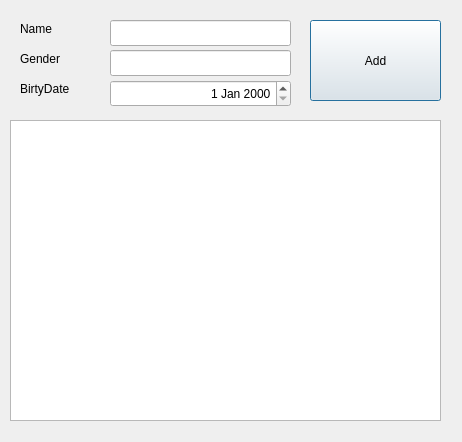
<?xml version="1.0" encoding="UTF-8"?>
<ui version="4.0">
 <class>Dialog</class>
 <widget class="QDialog" name="Dialog">
  <property name="geometry">
   <rect>
    <x>0</x>
    <y>0</y>
    <width>462</width>
    <height>442</height>
   </rect>
  </property>
  <property name="windowTitle">
   <string>Dialog</string>
  </property>
  <widget class="QLineEdit" name="lineEdit">
   <property name="geometry">
    <rect>
     <x>110</x>
     <y>20</y>
     <width>181</width>
     <height>26</height>
    </rect>
   </property>
  </widget>
  <widget class="QLabel" name="label">
   <property name="geometry">
    <rect>
     <x>20</x>
     <y>20</y>
     <width>81</width>
     <height>18</height>
    </rect>
   </property>
   <property name="text">
    <string>Name</string>
   </property>
  </widget>
  <widget class="QLabel" name="label_2">
   <property name="geometry">
    <rect>
     <x>20</x>
     <y>50</y>
     <width>81</width>
     <height>18</height>
    </rect>
   </property>
   <property name="text">
    <string>Gender</string>
   </property>
  </widget>
  <widget class="QLabel" name="label_3">
   <property name="geometry">
    <rect>
     <x>20</x>
     <y>80</y>
     <width>81</width>
     <height>18</height>
    </rect>
   </property>
   <property name="text">
    <string>BirtyDate</string>
   </property>
  </widget>
  <widget class="QLineEdit" name="lineEdit_2">
   <property name="geometry">
    <rect>
     <x>110</x>
     <y>50</y>
     <width>181</width>
     <height>26</height>
    </rect>
   </property>
  </widget>
  <widget class="QPushButton" name="pushButton">
   <property name="geometry">
    <rect>
     <x>310</x>
     <y>20</y>
     <width>131</width>
     <height>81</height>
    </rect>
   </property>
   <property name="text">
    <string>Add</string>
   </property>
  </widget>
  <widget class="QTableWidget" name="tableWidget">
   <property name="geometry">
    <rect>
     <x>10</x>
     <y>120</y>
     <width>431</width>
     <height>301</height>
    </rect>
   </property>
  </widget>
  <widget class="QDateEdit" name="dateEdit">
   <property name="geometry">
    <rect>
     <x>110</x>
     <y>80</y>
     <width>181</width>
     <height>27</height>
    </rect>
   </property>
   <property name="alignment">
    <set>Qt::AlignRight|Qt::AlignTrailing|Qt::AlignVCenter</set>
   </property>
  </widget>
 </widget>
 <resources/>
 <connections/>
</ui>
